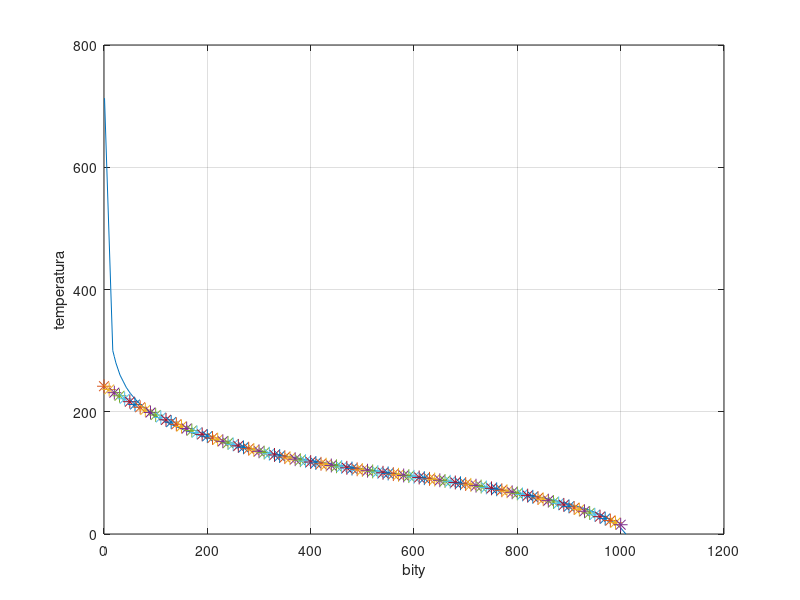

This figure's MATLAB source:
temptable = [...
     1, 713;
    17, 300; 
    20, 290;
    23, 280;
    27, 270;
    31, 260;
    37, 250;
    43, 240;
    51, 230;
    61, 220;
    73, 210;
    87, 200;
   106, 190;
   128, 180;
   155, 170;
   189, 160;
   230, 150;
   278, 140;
   336, 130;
   402, 120;
   476, 110;
   554, 100;
   635,  90;
   713,  80;
   784,  70;
   846,  60;
   897,  50;
   937,  40;
   966,  30;
   986,  20;
  1000,  10;
  1010,   0];

plot(temptable(:,1),temptable(:,2))
grid on
xlabel('bity')
ylabel('temperatura')

x1 = temptable(12,1);
y1 = temptable(12,2);

x2 = temptable(18,1);
y2 = temptable(18,2);

x3 = temptable(24,1);
y3 = temptable(24,2);

x4 = temptable(30,1);
y4 = temptable(30,2);

X = [ x1^3 x1^2 x1 1;
      x2^3 x2^2 x2 1;
      x3^3 x3^2 x3 1;
      x4^3 x4^2 x4 1
    ];

Y = [ y1;
      y2;
      y3;
      y4
    ];

Z = inv(X)*Y;

hold on 
for x = 0:10:1000
   y = Z(1)*x^3 + Z(2)*x^2 + Z(3)*x^1 +Z(4);
   plot(x,y,'*','MarkerSize',10);
end
hold off